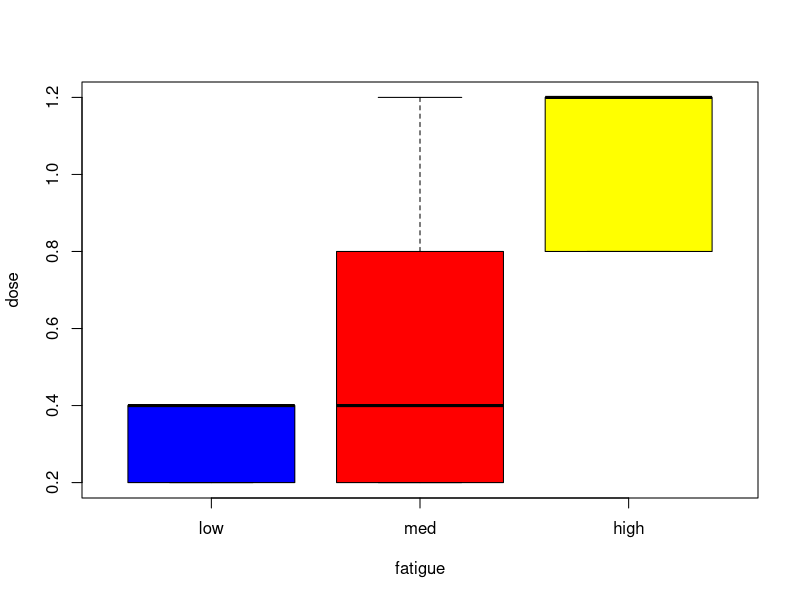
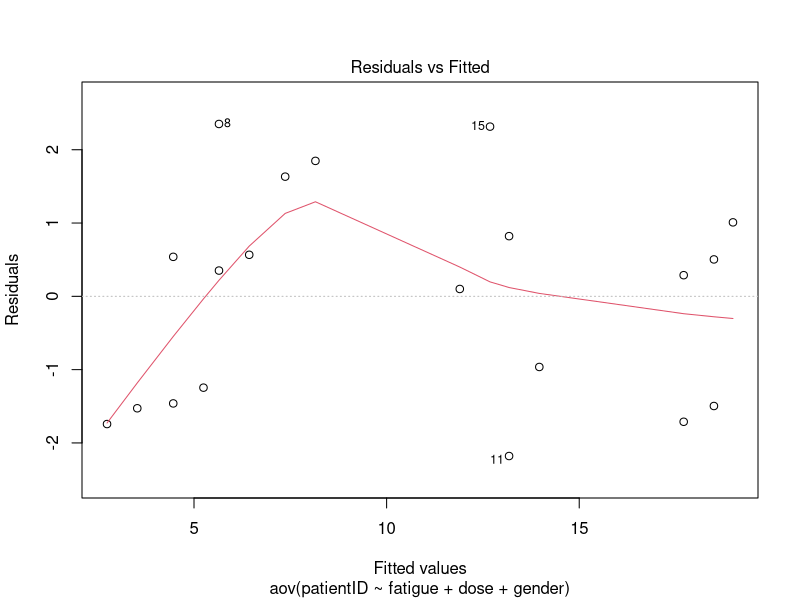
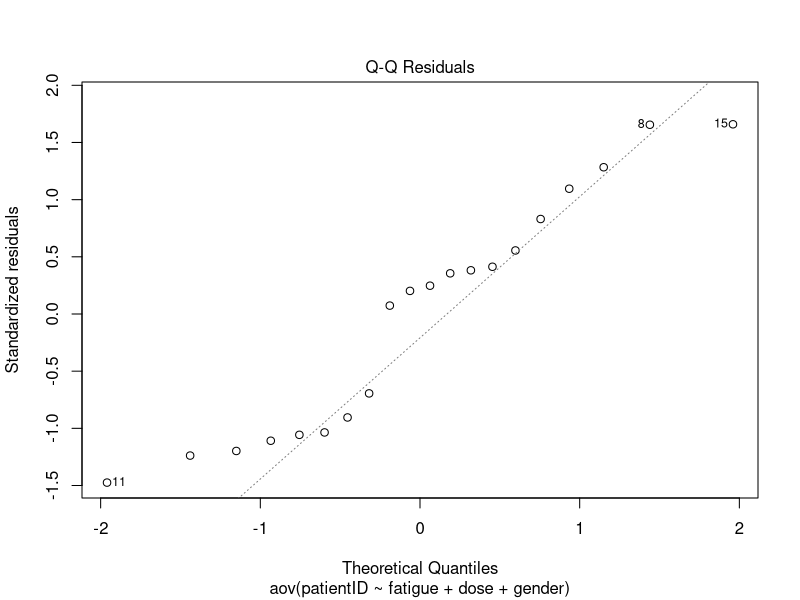
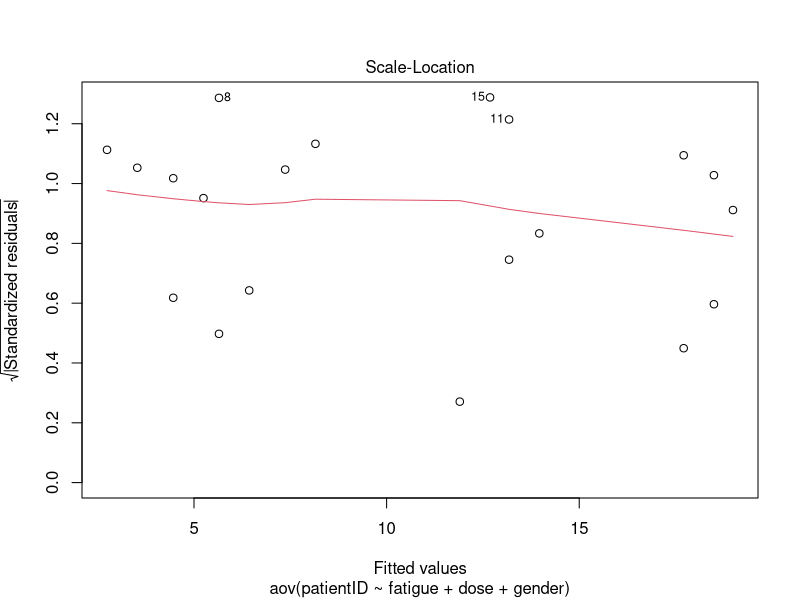
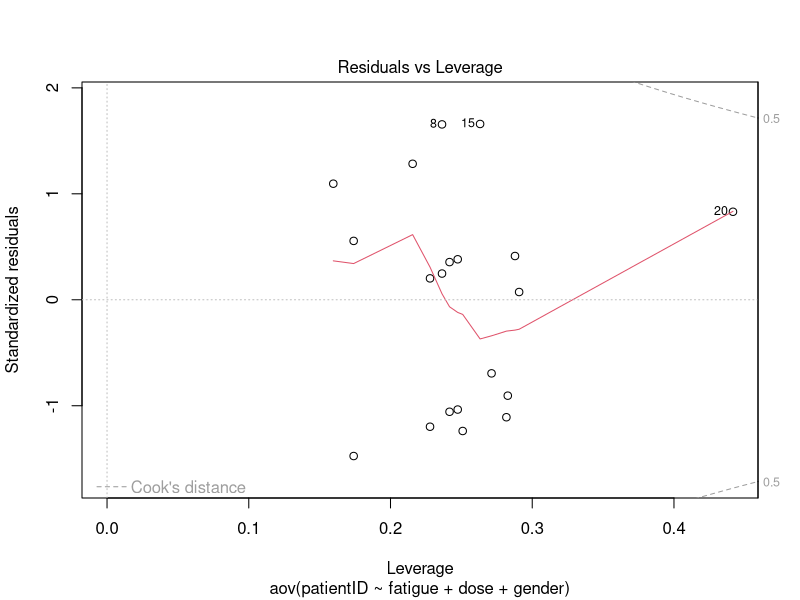

The R source for these figures, in order:
drug = read.csv("drug.csv")
drug
str(drug)
drug$fatigue = ordered(drug$fatigue, levels=c("low","med","high"))
boxplot(dose~fatigue, data=drug,
        xlab="fatigue",ylab="dose",
        col = c("blue", "red", "yellow"))

drug.aov = aov(dose~fatigue, data=drug)
summary(drug.aov)

drug.aov02 = update(drug.aov, subset(drug,patientID != 20))
summary(drug.aov02)
plot(drug.aov02)

drug.aov3 = aov(dose~fatigue+gender, data=drug)
summary(drug.aov3)

anova(drug.aov, drug.aov3)
